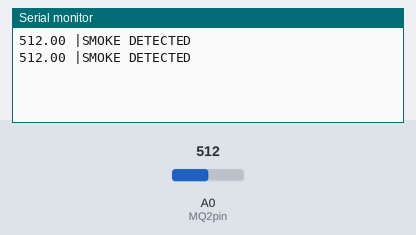
The sketch below on a simulated Arduino Uno, built with avr-gcc and run on an emulated ATmega328P. On the bench: the last lines printed to the serial monitor. Inputs (shaded band) come from the test bench; at power-on: A0 (MQ2pin) = 512.

Above: at 1.8 s.
1.9 s: A0 (MQ2pin) set to 485
At 2.8 s:
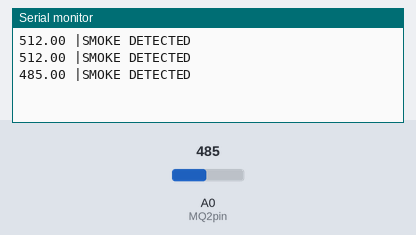
3.4 s: A0 (MQ2pin) set to 459
At 4.8 s:
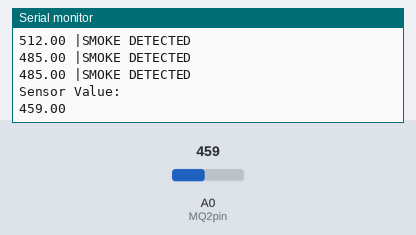

The sketch:

gas_sensor_1.ino
```cpp
int LED = A1;
const int gas = 0;
int MQ2pin = A0;


void setup() {
  Serial.begin(9600);
}

void loop() {
  float sensorValue,MQ2pin;
sensorValue = analogRead(MQ2pin); // read analog input pin 0

  if(sensorValue >= 470){
    digitalWrite(LED,LOW);
    Serial.print(sensorValue);
    Serial.println(" |SMOKE DETECTED");


  }
  else{
  	digitalWrite(LED,HIGH);
    Serial.println("Sensor Value: ");
    Serial.println(sensorValue);
  }
  delay(1000);
}
	float getsensorValue(int pin){
  	return (analogRead(pin));
}
```

Measured:
- the behaviour switches between 470 and 469 on A0 (MQ2pin) (found by bisection; images 1 and 2)
- after the input at 1.9 s, the serial monitor: prints a new line after 0.10 s (image 1)
- after the input at 3.4 s, the serial monitor: prints a new line after 0.60 s (image 2)
